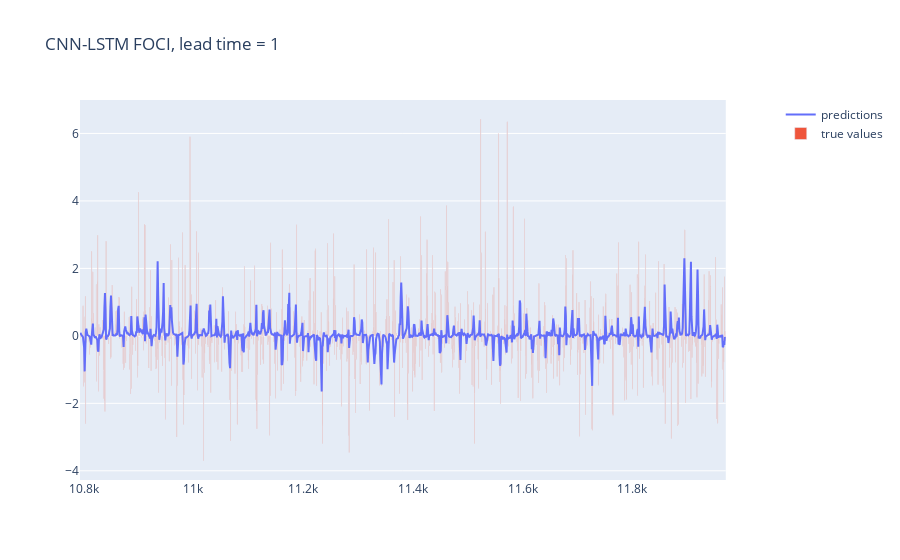

Notebook code for this chart:
### Code cell
n_epochs = 100
model_path = "./models/"

early_callback = tf.keras.callbacks.EarlyStopping(
    monitor="val_loss",
    min_delta=0.001,
    patience=5,
    verbose=0,
    mode="auto",
    baseline=None,
    restore_best_weights=True,
    start_from_epoch=0,
)

cp_callback = tf.keras.callbacks.ModelCheckpoint(
    filepath=model_path, save_weights_only=True, verbose=0
)

lead_time = 1
climate = "FOCI"
seq_length = 23
data = dataclass.Data(lead_time=lead_time, seq_length=seq_length, split=[0.8, 0.1, 0.1])

tuner = kt.Hyperband(
    # build_model_tuner(hp=kt.HyperParameters(), lead_time=lead_time),
    build_model_tuner,
    objective="val_loss",
    max_epochs=100,
    factor=3,
    directory="CNN-LSTM-tuner-new",
    project_name="hyper_tuner_0",
    seed=42
)

x_train = np.array(data.train_input_FOCI)
y_train = np.array(data.train_target_FOCI)

x_val = np.array(data.validation_input_FOCI)
y_val = np.array(data.validation_target_FOCI)

x_test = np.array(data.test_input_FOCI)
y_test = np.array(data.test_target_FOCI)

tuner.search(
    x_train,
    y_train,
    epochs=n_epochs,
    batch_size=16,
    shuffle=True,
    verbose=1,
    validation_data=(x_val, y_val),
    callbacks=[early_callback],
)

best_hps = tuner.get_best_hyperparameters(num_trials=1)[0]

model = tuner.hypermodel.build(best_hps)
history = model.fit(
    x_train,
    y_train,
    epochs=n_epochs,
    batch_size=16,
    shuffle=True,
    verbose=0,
    validation_data=(x_val, y_val),
    callbacks=[early_callback],
)

predictions = model.predict(x_val, verbose=0)
predictions = predictions.reshape((predictions.shape[0],))
mse = mean_squared_error(predictions, y_val)
correlation = np.corrcoef(predictions, y_val)[1, 0]
print(f"The MSE is: {mse}, the correlation coefficient is: {correlation}")
if True:
    plot_ts.plot_ts(
        true=data.test_target_CESM,
        predicted=predictions,
        ts_start=10794,
        ts_end=11998,
        title=f"CNN-LSTM {climate}, lead time = {lead_time}",
        persist=False,
        html_title=f"./html_files/complete_CNN-LSTM_{climate}_{lead_time}.html",
    )

### Figure 1 — Plotly figure (JSON) as saved in the notebook; plotly's stock layout.template omitted (floating-point values rounded to 4 significant figures; data arrays with more than 128 entries replaced by an {"elided": "..."} marker saying what was removed)
{"data": [{"name": "predictions", "opacity": 1, "type": "scatter", "x": {"elided": "1204 int values"}, "y": {"elided": "1176 float values"}}, {"name": "true values", "opacity": 1, "type": "bar", "x": {"elided": "1204 int values"}, "y": {"elided": "1177 float values"}}], "layout": {"title": {"text": "CNN-LSTM FOCI, lead time = 1"}, "xaxis": {"anchor": "y", "domain": [0, 0.94]}, "yaxis": {"anchor": "x", "domain": [0, 1]}, "yaxis2": {"anchor": "x", "overlaying": "y", "side": "right"}}}
